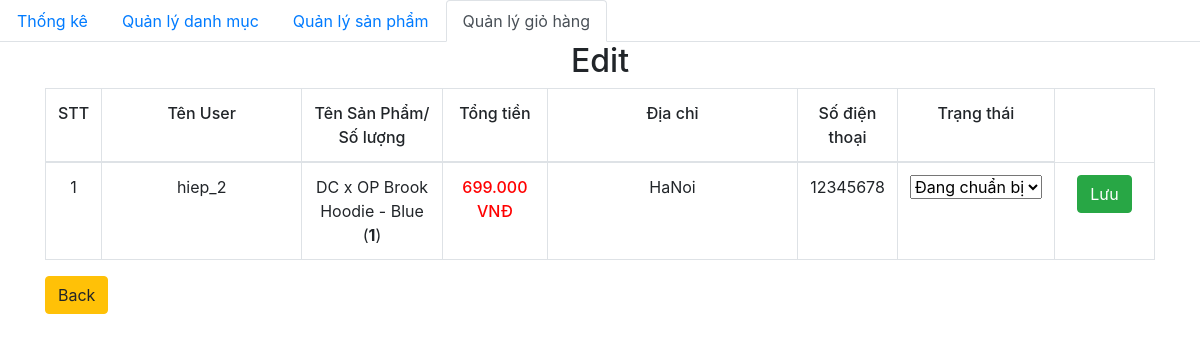
/admin/edit.php?order_id=164, run on the app's committed database.
### tables this page shows
CREATE TABLE `order_details` (
  `id` int(11) NOT NULL,
  `order_id` int(11) NOT NULL,
  `product_id` int(11) NOT NULL,
  `id_user` int(11) NOT NULL,
  `num` int(11) NOT NULL,
  `price` float NOT NULL,
  `status` varchar(255) NOT NULL
);

CREATE TABLE `orders` (
  `id` int(11) NOT NULL,
  `fullname` varchar(100) NOT NULL,
  `phone_number` varchar(20) NOT NULL,
  `email` varchar(150) NOT NULL,
  `address` varchar(200) NOT NULL,
  `note` varchar(255) DEFAULT NULL,
  `order_date` datetime DEFAULT NULL
);

CREATE TABLE `product` (
  `id` int(11) NOT NULL,
  `title` varchar(200) NOT NULL,
  `price` float NOT NULL,
  `number` float NOT NULL,
  `thumbnail` varchar(500) NOT NULL,
  `thumbnail_1` varchar(500) NOT NULL,
  `thumbnail_2` varchar(500) NOT NULL,
  `thumbnail_3` varchar(500) NOT NULL,
  `thumbnail_4` varchar(500) NOT NULL,
  `thumbnail_5` varchar(500) NOT NULL,
  `content` longtext NOT NULL,
  `id_category` int(11) NOT NULL,
  `created_at` datetime DEFAULT NULL,
  `updated_at` datetime DEFAULT NULL,
  `id_sanpham` int(11) NOT NULL
);

### admin/database/dbhelper.php (called while the page is built, shortened)
<?php
function executeResult($sql, $isSingle = false) {
    $conn = mysqli_connect(HOST, USERNAME, PASSWORD, DATABASE);
    $result = mysqli_query($conn, $sql);
    $data = [];
    while ($row = mysqli_fetch_assoc($result)) {
        $data[] = $row;
    }
    return $data;
}
?>

### admin/edit.php (the view, shortened to what this page needs)
<?php
require_once('database/dbhelper.php');
?>
<!DOCTYPE html>
<html>
<head>
    <link rel="stylesheet" href="https://maxcdn.bootstrapcdn.com/bootstrap/4.4.1/css/bootstrap.min.css">
    <link href="https://cdn.jsdelivr.net/npm/summernote@0.8.18/dist/summernote.min.css" rel="stylesheet">
</head>
<body>
    <ul class="nav nav-tabs">
        <li class="nav-item">
            <a class="nav-link" href="category/index.php">Thống kê</a>
        </li>
        <li class="nav-item">
            <a class="nav-link" href="category/index.php">Quản lý danh mục</a>
        </li>
        <li class="nav-item">
            <a class="nav-link" href="product/">Quản lý sản phẩm</a>
        </li>
        <li class="nav-item ">
            <a class="nav-link active" href="dashboard.php">Quản lý giỏ hàng</a>
        </li>
    </ul>
    <div class="container">
        <div class="panel panel-primary">
            <div class="panel-heading">
                <h2 class="text-center">Edit</h2>
            </div>
            <div class="panel-body">
                <form action="" method="POST">
                    <table class="table table-bordered table-hover">
                        <thead>
                            <tr style="font-weight: 500;text-align: center;">
                                <td width="50px">STT</td>
                                <td width="200px">Tên User</td>
                                <td>Tên Sản Phẩm/<br>Số lượng</td>
                                <td>Tổng tiền</td>
                                <td width="250px">Địa chỉ</td>
                                <td>Số điện thoại</td>
                                <td>Trạng thái</td>
                            </tr>
                        </thead>
                        <tbody>
                            <?php
                            try {
                                if (isset($_GET['order_id'])) {
                                    $order_id = $_GET['order_id'];
                                }
                                $count = 0;
                                $sql = "SELECT * from orders, order_details, product
                                where order_details.order_id=orders.id and product.id=order_details.product_id and order_id=$order_id";
                                $order_details_List = executeResult($sql);
                                foreach ($order_details_List as $item) {
                                    echo '
                                        <tr style="text-align: center;">
                                            <td width="50px">' . (++$count) . '</td>
                                            <td style="text-align:center">' . $item['fullname'] . '</td>
                                            <td>' . $item['title'] . '<br>(<strong>' . $item['num'] . '</strong>)</td>
                                            <td class="b-500 red">' . number_format($item['price'], 0, ',', '.') . '<span> VNĐ</span></td>
                                            <td width="100px">' . $item['address'] . '</td>
                                            <td width="100px">' . $item['phone_number'] . '</td>
                                            <td>
                                                <select name="status" id="status" onchange="status(' . $item['order_id'] . ')">
                                                    <option value="Đang chuẩn bị">Đang chuẩn bị</option>
                                                    <option value="Đang giao">Đang giao</option>
                                                    <option value="Đã nhận hàng">Đã nhận hàng</option>
                                                    <option value="Đã hủy">Đã hủy</option>
                                                </select>
                                            </td>
                                            <td width="100px">
                                                <button class="btn btn-success">Lưu</button>
                                            </td>
                                        </tr>
                                    ';
                                }
                            } catch (Exception $e) {
                                die("Lỗi thực thi sql: " . $e->getMessage());
                            }
                            ?>
                        </tbody>
                    </table>
                    <a href="dashboard.php" class="btn btn-warning">Back</a>
                </form>
            </div>
        </div>
    </div>
</body>
</html>

### admin/edit.php (style rules this page uses)
.b-500 { font-weight: 500; }
.red { color: red; }

### data on the page
order_details: order.fullname "hiep_2", product.title "DC x OP Brook Hoodie - Blue", num "1", product.price "699.000", order.address "HaNoi", order.phone_number "12345678", status "Đang chuẩn bị"
